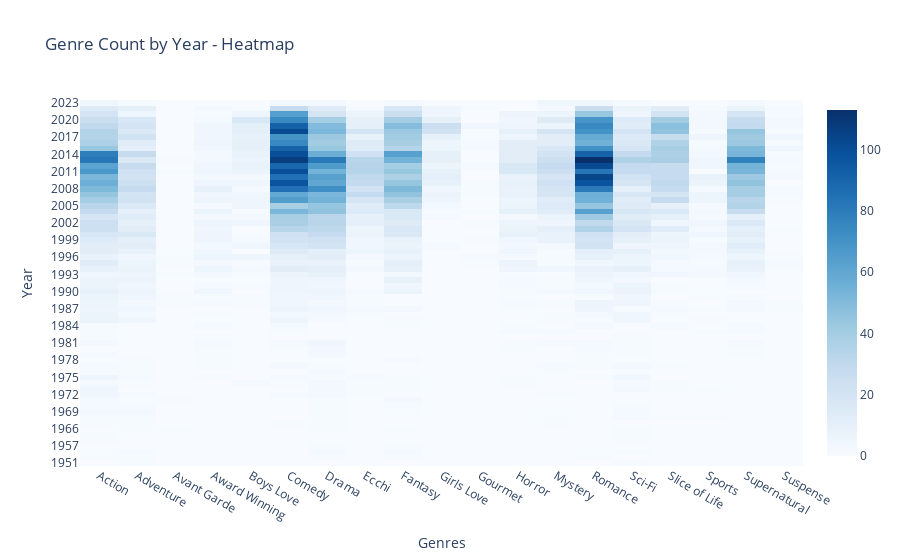

The cell this chart's notebook holds for it:
### Code cell
# HEATMAP - INTERACTIVE
heatmap = go.Heatmap(
    x=df_ex_combined.columns,
    y=df_ex_combined.index,
    z=df_ex_combined.values,
    colorscale='Blues'
)

layout = go.Layout(
    xaxis=dict(title='Genres'),
    yaxis=dict(title='Year'),
    title='Genre Count by Year - Heatmap'
)

fig = go.Figure(data=[heatmap], layout=layout)

fig.show()

### Figure 1 — Plotly figure (JSON) as saved in the notebook; plotly's stock layout.template omitted (floating-point values rounded to 4 significant figures; data arrays with more than 128 entries replaced by an {"elided": "..."} marker saying what was removed)
{"data": [{"colorscale": [[0, "rgb(247,251,255)"], [0.125, "rgb(222,235,247)"], [0.25, "rgb(198,219,239)"], [0.375, "rgb(158,202,225)"], [0.5, "rgb(107,174,214)"], [0.625, "rgb(66,146,198)"], [0.75, "rgb(33,113,181)"], [0.875, "rgb(8,81,156)"], [1, "rgb(8,48,107)"]], "type": "heatmap", "x": ["Action", "Adventure", "Avant Garde", "Award Winning", "Boys Love", "Comedy", "Drama", "Ecchi", "Fantasy", "Girls Love", "Gourmet", "Horror", "Mystery", "Romance", "Sci-Fi", "Slice of Life", "Sports", "Supernatural", "Suspense"], "y": ["1951", "1953", "1956", "1957", "1960", "1961", "1966", "1967", "1968", "1969", "1970", "1971", "1972", "1973", "1974", "1975", "1976", "1977", "1978", "1979", "1980", "1981", "1982", "1983", "1984", "1985", "1986", "1987", "1988", "1989", "1990", "1991", "1992", "1993", "1994", "1995", "1996", "1997", "1998", "1999", "2000", "2001", "2002", "2003", "2004", "2005", "2006", "2007", "2008", "2009", "2010", "2011", "2012", "2013", "2014", "2015", "2016", "2017", "2018", "2019", "2020", "2021", "2022", "2023"], "z": {"elided": "64x19 int values"}}], "layout": {"title": {"text": "Genre Count by Year - Heatmap"}, "xaxis": {"title": {"text": "Genres"}}, "yaxis": {"title": {"text": "Year"}}}}
